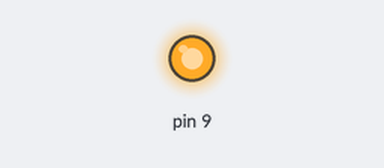
Bench run of a sketch on a simulated Arduino Uno, built with avr-gcc and run on an emulated ATmega328P. On the bench: output pins drawn as LEDs (lit = HIGH).

Above: at 2.6 s.
Timing chart, 0 to 4.1 s (numbered marks = the images above):
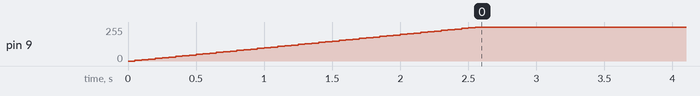

Measured:
- by itself, pin 9: moves from 0/255 to 255/255 over 2.5 s

The sketch:

20240911BrightGettingM_M.ino
```cpp
int brightness = 0;

void setup() {
  // put your setup code here, to run once:
  pinMode(9, OUTPUT);
}

void loop() {
  // put your main code here, to run repeatedly:
  analogWrite(9, brightness);
  brightness = brightness + 5;
  delay(50);
}
```
